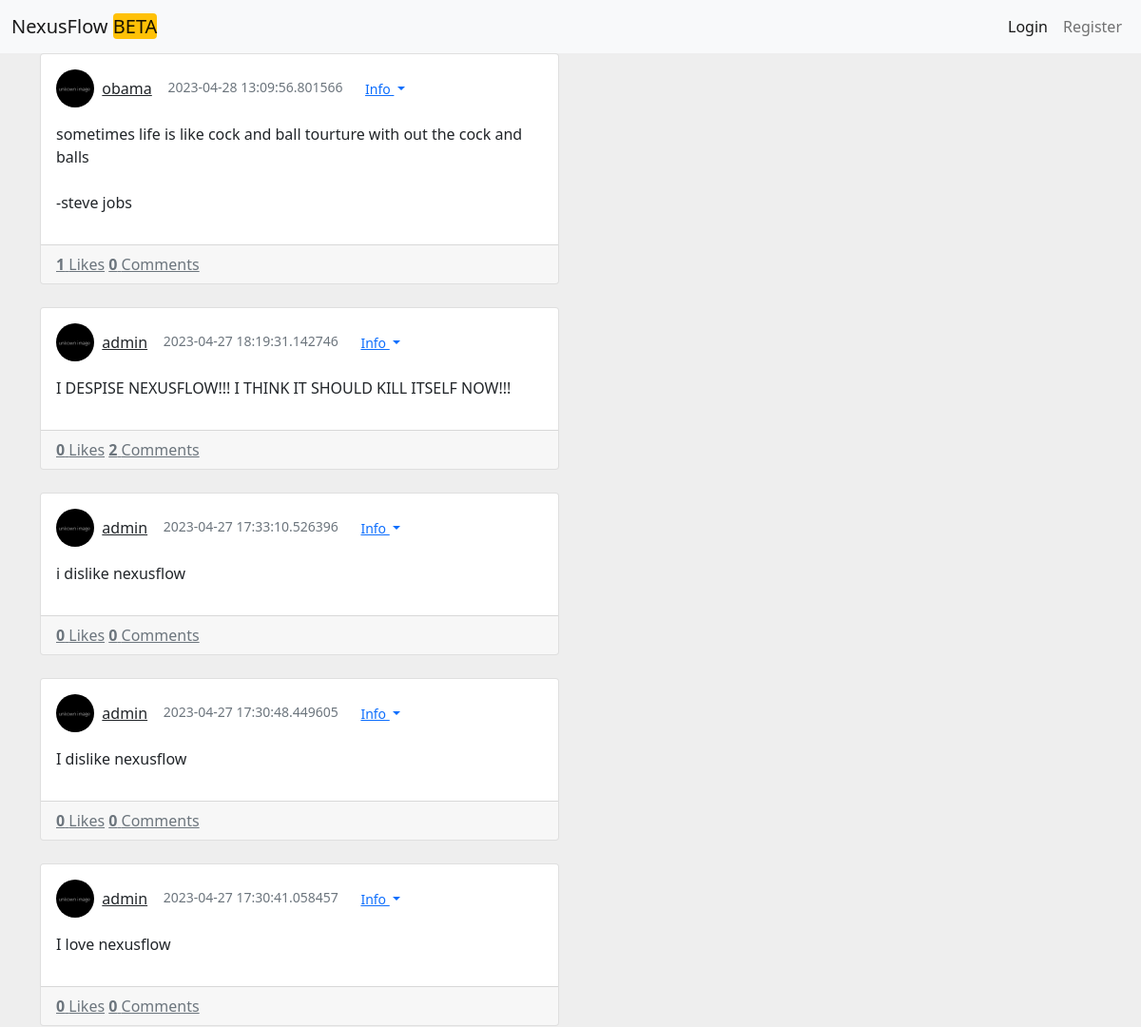
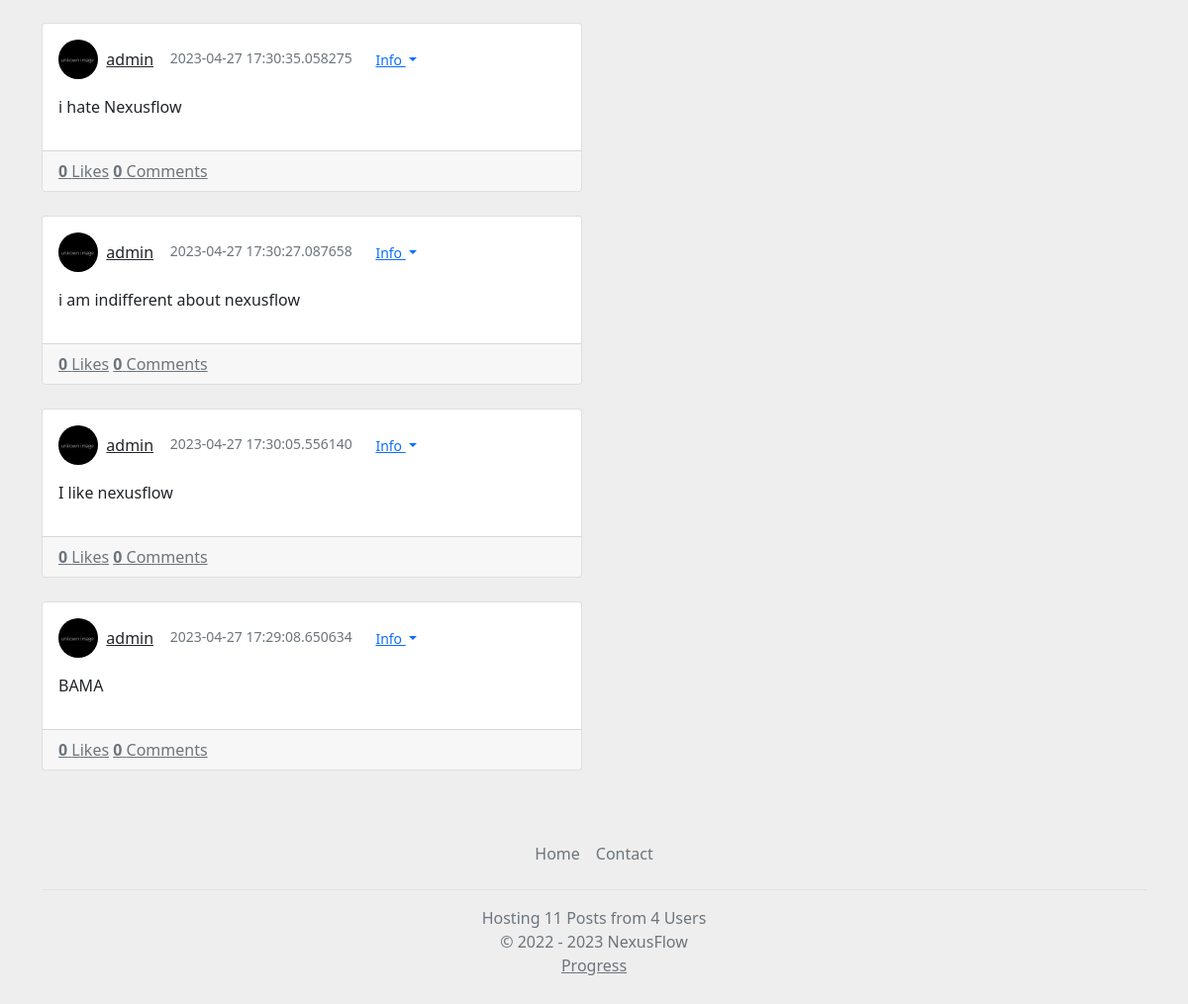
The page / on the database its author committed (2 pictures, top to bottom).
### app.py (models this page shows)
class Posts(db.Model):
	id = db.Column(db.Integer, primary_key=True, autoincrement=True)
	pub_id = db.Column(db.String(75))
	date_created = db.Column(db.DateTime, default=datetime.utcnow)
	content = db.Column(db.String(750))
	parentpost = db.Column(db.String())
	creator = db.Column(db.String(50))
	subpost = db.Column(db.String())
	likes = db.Column(db.Integer)
	comments = db.Column(db.Integer)
	sent = db.Column(db.Float)
	del_allow = db.Column(db.Boolean)
	isreply = db.Column(db.Boolean)
	edited = db.Column(db.Boolean)

class Serializer(object):
	def serialize(self):
		return {c: getattr(self, c) for c in inspect(self).attrs.keys()}
	@staticmethod
	def serialize_list(l):
		return [m.serialize() for m in l]

class Users(db.Model, Serializer):
	id = db.Column(db.Integer, primary_key=True)
	public_id = db.Column(db.String())
	ip = db.Column(db.String(), default="")
	email = db.Column(db.String(), default="")
	bio = db.Column(db.String(150), default="")
	name = db.Column(db.String(50))
	password = db.Column(db.String(500))
	pfpurl = db.Column(db.String(150))
	likedposts = db.Column(db.String(), default="")
	followers = db.Column(db.String(), default="")
	followercount = db.Column(db.Integer, default=0)
	followingcount = db.Column(db.Integer, default=0)
	following = db.Column(db.String(), default="")
	blocked = db.Column(db.String(), default="")
	posts = db.Column(db.String(), default="")
	algmod = db.Column(db.Integer, default=0)
	postallow = db.Column(db.Boolean, default=False)
	admin = db.Column(db.Boolean, default=False)

### app.py (the view)
@app.route('/')
def mainpage():
	myuser = getuserfromtoken(request.cookies.get('token'))
	if myuser == None:
		myuser = {}
	temp = getposts(myuser)
	posts = []
	used = []
	creates = []
	for post in temp:
		matches = re.findall(r'u\/(\S+)', post.content)
		pst = post.__dict__
		pst['content'] = pst['content'].replace("\n","<br>")
		if matches != None:
			for us in matches:
				cont = post.content
				user = Users.query.filter_by(name=us).first()
				if user != None and us in cont and us not in used:
					cont = cont.replace('u/' + us, f'<a href="/u/{us}">u/{us}</a>')
					pst['content'] = cont
					used.append(us)
		posts.append(pst)
		create = Users.query.filter_by(public_id=post.creator).first()
		creates.append(create)
	likes = []
	if myuser != {}:
		if str(myuser.likedposts) != None:
			likes = str(myuser.likedposts).split(',')
	if 'None' in likes:
		likes.remove('None')
	return render_template(
	 'index.html',
	 posts=posts,
	 creates=creates,
	 myuser=myuser,
	 likes=likes,
	)

### app.py (called while the page is built, shortened)
def getpostcount():
	return len(Posts.query.all())

def getusercount():
	return len(Users.query.all())

@app.context_processor
def inject_now():
	return {'now': datetime.utcnow(), 'domain': domain, 'postcount':getpostcount(), 'usercount':getusercount()}

def getuserfromtoken(token):
	if not token:
		return None

def getposts(user):
	posts = Posts.query.order_by(Posts.id.desc()).all()
	tor = []
	return posts

### templates/index.html (shortened to what this page needs)
<!DOCTYPE html>
<html lang="en" >
<head>
  <link href="https://cdn.jsdelivr.net/npm/bootstrap@5.0.0/dist/css/bootstrap.min.css" rel="stylesheet" >
</head>
<body>
{% set user = myuser %}
{% include "header.html" %}
{% for i in range(posts|length) %}
{% set post = posts[i] %}
{% set create = creates[i] %}
{% if post.isreply == False %}
{% include 'post.html' %}
{% endif %}
{% endfor %}
{% include "footer.html" %}
</body>
</html>

### templates/post.html (shortened to what this page needs)
<div class="container posts-content">
    <div class="row">
        <div class="col-lg-6">
            <div class="card mb-4">
              <div class="card-body">
                <div class="media mb-3">
                  <div class="d-flex align-items-center">
                    <img src="{{create['pfpurl']}}" class="rounded-circle" alt="" width="40px" height="40px"> &nbsp;&nbsp;
                    <div class="media-body ml-3">
                      <a href="/u/{{create['name']}}">{{create['name']}}{% if create.admin == True %} </a> <span class="badge bg-success rounded-pill">Admin</span> {% else%} </a> {% endif %}
                    </div>&nbsp;&nbsp;&nbsp;&nbsp;
                    <div class="text-muted small">{{post['date_created']}} &nbsp;&nbsp;
<div class="btn-group">
  <button type="button" class="btn btn-link dropdown-toggle btn-sm" data-bs-toggle="dropdown" aria-expanded="false">
    Info
  </button>
</div>
</div>
                  </div>
                </div>
                <div id="content{{post['pub_id']}}">
                <p id="content-text{{post['pub_id']}}">
									{{post['content']|markdown}}
                </p>
                </div>
              </div>
              <div class="card-footer">
                <a href="javascript:send('{{post['pub_id']}}')" class="d-inline-block text-muted">
                  {% if post['pub_id'] in likes %}
                  <strong>{{post['likes']}}</strong> Liked
              {% else %}
                  <strong>{{post['likes']}}</strong> Likes
              {% endif %}
                </a>
                <a href="/p/{{post['pub_id']}}" class="d-inline-block text-muted ml-3">
                    <strong>{{post['comments']}}</strong> Comments
                </a>
              </div>
            </div>
        </div>
</div>
</div>

### templates/index.html (style rules this page uses)
a { color: inherit; }

### templates/header.html (style rules this page uses)
body { overflow-x:hidden; background:#eee; }

### rows shown on the page
Posts: pfpurl (picture), date_created "2023-04-28 13:09:56.801566", content "sometimes life is like cock and ball tourture with out the cock and balls -steve jobs", likes "1", comments "0"
Users: name "obama"
Posts: pfpurl (picture), date_created "2023-04-27 18:19:31.142746", content "I DESPISE NEXUSFLOW!!! I THINK IT SHOULD KILL ITSELF NOW!!!", likes "0", comments "2"
Users: name "admin"
Posts: pfpurl (picture), date_created "2023-04-27 17:33:10.526396", content "i dislike nexusflow", likes "0", comments "0"
Posts: pfpurl (picture), date_created "2023-04-27 17:30:48.449605", content "I dislike nexusflow", likes "0", comments "0"
Posts: pfpurl (picture), date_created "2023-04-27 17:30:41.058457", content "I love nexusflow", likes "0", comments "0"
Posts: pfpurl (picture), date_created "2023-04-27 17:30:35.058275", content "i hate Nexusflow", likes "0", comments "0"
Posts: pfpurl (picture), date_created "2023-04-27 17:30:27.087658", content "i am indifferent about nexusflow", likes "0", comments "0"
Posts: pfpurl (picture), date_created "2023-04-27 17:30:05.556140", content "I like nexusflow", likes "0", comments "0"
Posts: pfpurl (picture), date_created "2023-04-27 17:29:08.650634", content "BAMA", likes "0", comments "0"

### other values the page prints
{{ postcount }} "11"
{{ usercount }} "4"
